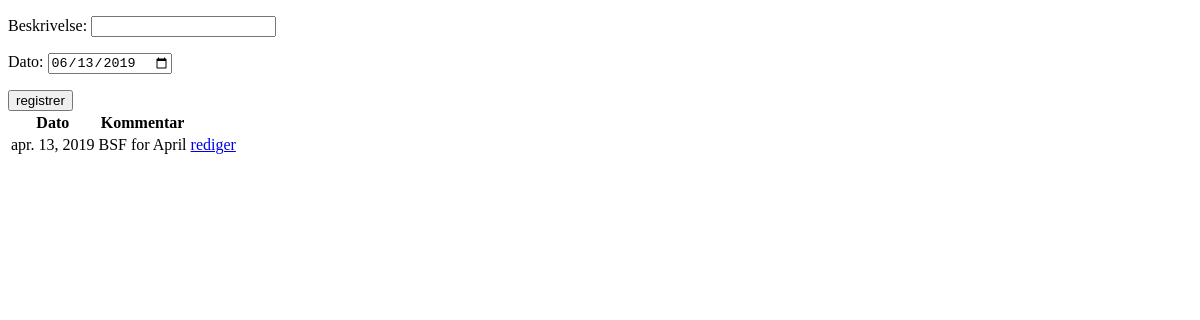
The app's page /intern/festkassen/admin/bsf (signed in), older data.
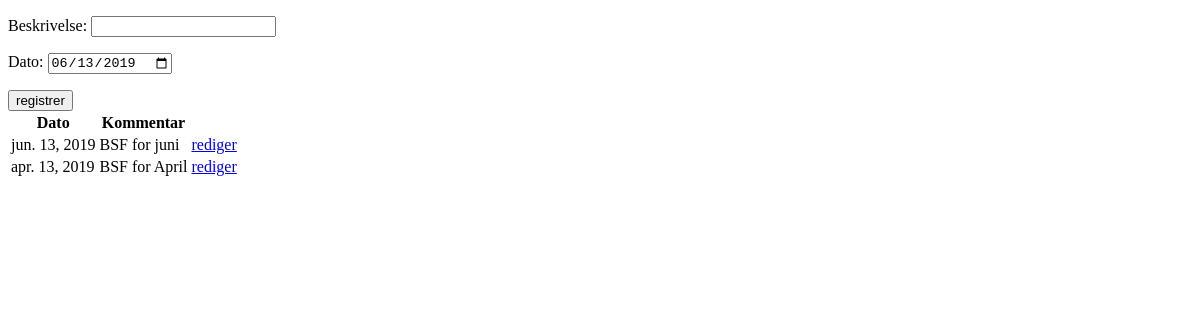
The same page, newer data.
### festkassen/models.py (models this page shows, shortened)
class BSF(models.Model):
    beskrivelse = models.CharField(max_length=200, blank=True, null=True)
    dato = models.DateField(default=timezone.now)
    class Meta:
        verbose_name_plural = "BSFer"

### festkassen/views/admin_bsf.py (the view, shortened to what this page needs)
# urls.py: path('admin/bsf', views.admin_bsfer, name='admin_bsfer'),
@login_required
@user_passes_test(er_festkasse)
def admin_bsfer(request):
    bsfer = BSF.objects.all().order_by('-dato')[:30]
    nybsfskjema = NyBsfSkjema()
    context = {
        'bsfer': bsfer,
        'nybsfskjema': nybsfskjema,
    }
    return render(request, 'festkassen/admin_bsfer.html', context)

### festkassen/views/admin_bsf.py
class NyBsfSkjema(forms.ModelForm):
    class Meta:
        model = BSF
        fields = ('beskrivelse', 'dato')
        widgets = {
            'dato': forms.DateInput(attrs={'type': 'date'})
        }

### festkassen/views/admin.py (called while the page is built)
def er_festkasse(user):
    return user.groups.filter(name='Festkasse').exists()

### templates/festkassen/admin_bsfer.html (shortened to what this page needs)
<!DOCTYPE html>
<html lang="en">
<head>
</head>
<body>
<div>
    <form action="{% url 'festkassen:admin_bsfer' %}" method="post">
        {{ nybsfskjema.as_p }}
        <input type="submit" value="registrer">
    </form>
</div>
<table>
        <tr>
            <th>Dato</th>
            <th>Kommentar</th>
            <th></th>
        </tr>
        {% for bsf in bsfer %}
            <tr>
                <td>{{ bsf.dato }}</td>
                <td>{{ bsf.beskrivelse }}</td>
                <td><a href={% url 'festkassen:admin_rediger_bsf' bsf.pk %}>rediger</a></td>
            </tr>
        {% endfor %}
    </table>
</body>
</html>

Row changes from the older to the newer data that the page shows:
added BSF: dato "jun. 13, 2019", beskrivelse "BSF for juni"
